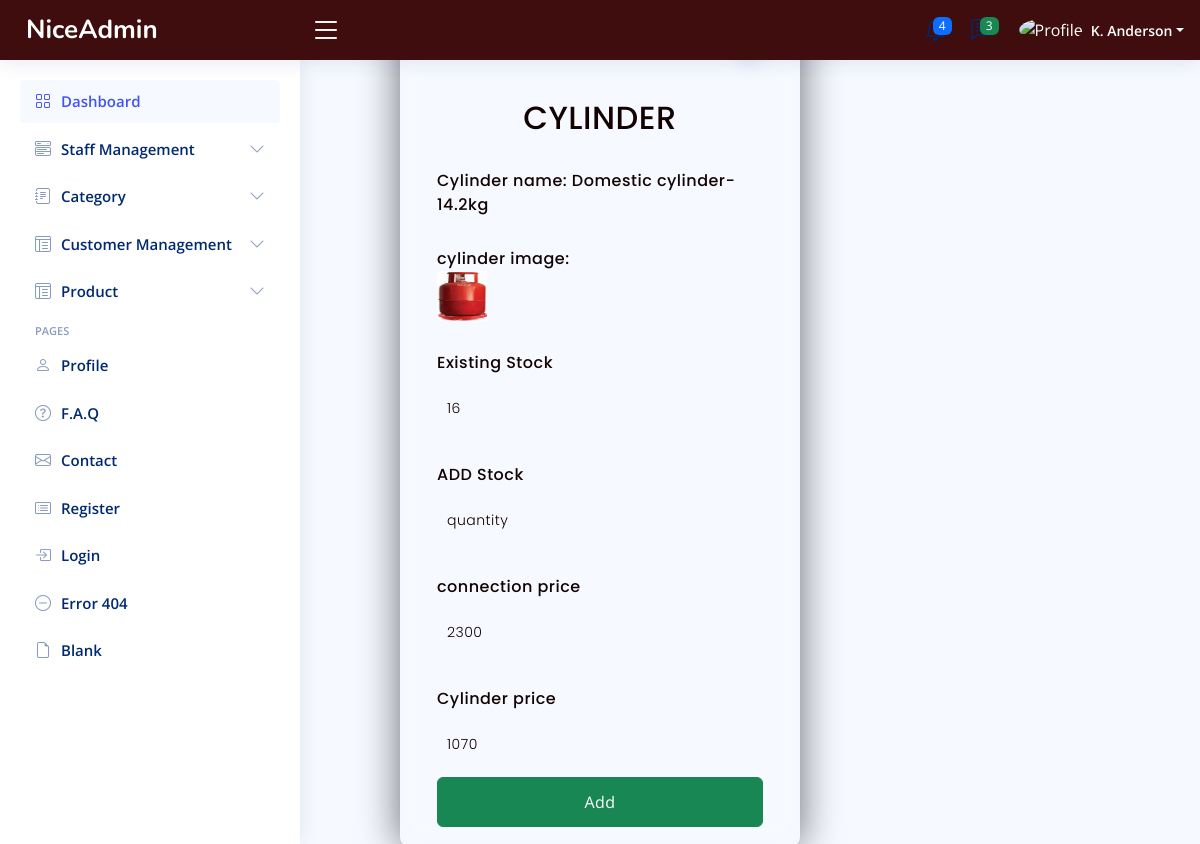
Screenshot of /stock1.php with the database file from the repository.
### tables this page shows
CREATE TABLE `cylinder` (
  `cylinderid` int(50) NOT NULL,
  `cylinder_name` varchar(255) NOT NULL,
  `quantity` int(11) NOT NULL,
  `date` timestamp NOT NULL DEFAULT current_timestamp() ON UPDATE current_timestamp(),
  `image` varchar(255) NOT NULL,
  `c_price` int(11) NOT NULL,
  `conn_amount` int(11) NOT NULL
);

### stock1.php (the view, shortened to what this page needs)
<?php include_once('connection.php');?>
<!DOCTYPE html>
<html lang="en">
<head>
  <link href="vendor/bootstrap/css/bootstrap.min.css" rel="stylesheet">
  <link href="vendor/bootstrap-icons/bootstrap-icons.css" rel="stylesheet">
  <link href="vendor/boxicons/css/boxicons.min.css" rel="stylesheet">
  <link href="vendor/quill/quill.snow.css" rel="stylesheet">
  <link href="vendor/quill/quill.bubble.css" rel="stylesheet">
  <link href="vendor/remixicon/remixicon.css" rel="stylesheet">
  <link href="vendor/simple-datatables/style.css" rel="stylesheet">
  <link href="CSS/admin2.css" rel="stylesheet">
</head>
<body>
  <header id="header" class="header fixed-top d-flex align-items-center">
    <div class="d-flex align-items-center justify-content-between">
      <a href="index.html" class="logo d-flex align-items-center">
        <span class="d-none d-lg-block">NiceAdmin</span>
      </a>
      <i class="bi bi-list toggle-sidebar-btn"></i>
    </div>
    <nav class="header-nav ms-auto">
      <ul class="d-flex align-items-center">
        <li class="nav-item dropdown">
          <a class="nav-link nav-icon" href="#" data-bs-toggle="dropdown">
            <span class="badge bg-primary badge-number">4</span>
          </a>
        </li>
        <li class="nav-item dropdown">
          <a class="nav-link nav-icon" href="#" data-bs-toggle="dropdown">
            <span class="badge bg-success badge-number">3</span>
          </a>
        </li>
        <li class="nav-item dropdown pe-3">
          <a class="nav-link nav-profile d-flex align-items-center pe-0" href="#" data-bs-toggle="dropdown">
            <img src="assets/img/profile-img.jpg" alt="Profile" class="rounded-circle">
            <span class="d-none d-md-block dropdown-toggle ps-2">K. Anderson</span>
          </a>
        </li>
      </ul>
    </nav>
  </header>
  <aside id="sidebar" class="sidebar">
    <ul class="sidebar-nav" id="sidebar-nav">
      <li class="nav-item">
        <a class="nav-link " href="index.html">
          <i class="bi bi-grid"></i>
          <span>Dashboard</span>
        </a>
      </li>
      <li class="nav-item">
        <a class="nav-link collapsed" data-bs-target="#components-nav" data-bs-toggle="collapse" href="#">
          <i class="bi bi-menu-button-wide"></i><span>Staff Management</span><i class="bi bi-chevron-down ms-auto"></i>
        </a>
      </li>
      <li class="nav-item">
        <a class="nav-link collapsed" data-bs-target="#forms-nav" data-bs-toggle="collapse" href="#">
          <i class="bi bi-journal-text"></i><span>Category</span><i class="bi bi-chevron-down ms-auto"></i>
        </a>
      </li>
      <li class="nav-item">
        <a class="nav-link collapsed" data-bs-target="#tables-nav" data-bs-toggle="collapse" href="#">
          <i class="bi bi-layout-text-window-reverse"></i><span>Customer Management</span><i class="bi bi-chevron-down ms-auto"></i>
        </a>
      </li>
      <li class="nav-item">
        <a class="nav-link collapsed" data-bs-target="#tables-nav" data-bs-toggle="collapse" href="#">
          <i class="bi bi-layout-text-window-reverse"></i><span>Product</span><i class="bi bi-chevron-down ms-auto"></i>
        </a>
      </li>
      <li class="nav-heading">Pages</li>
      <li class="nav-item">
        <a class="nav-link collapsed" href="users-profile.html">
          <i class="bi bi-person"></i>
          <span>Profile</span>
        </a>
      </li>
      <li class="nav-item">
        <a class="nav-link collapsed" href="pages-faq.html">
          <i class="bi bi-question-circle"></i>
          <span>F.A.Q</span>
        </a>
      </li>
      <li class="nav-item">
        <a class="nav-link collapsed" href="pages-contact.html">
          <i class="bi bi-envelope"></i>
          <span>Contact</span>
        </a>
      </li>
      <li class="nav-item">
        <a class="nav-link collapsed" href="pages-register.html">
          <i class="bi bi-card-list"></i>
          <span>Register</span>
        </a>
      </li>
      <li class="nav-item">
        <a class="nav-link collapsed" href="pages-login.html">
          <i class="bi bi-box-arrow-in-right"></i>
          <span>Login</span>
        </a>
      </li>
      <li class="nav-item">
        <a class="nav-link collapsed" href="pages-error-404.html">
          <i class="bi bi-dash-circle"></i>
          <span>Error 404</span>
        </a>
      </li>
      <li class="nav-item">
        <a class="nav-link collapsed" href="pages-blank.html">
          <i class="bi bi-file-earmark"></i>
          <span>Blank</span>
        </a>
      </li>
    </ul>
  </aside>
  <body>
    <div class="background">
        <div class="shape"></div>
        <div class="shape"></div>
      <?php
        $sql = "SELECT * FROM cylinder";
$result = mysqli_query($conn, $sql);
if ($result) {
  while ($row = mysqli_fetch_array($result)) {
      $cylinderName = $row['cylinder_name'];
      $imageFilename = $row['image'];
      $quantity=$row['quantity'];
      $c_price=$row['c_price'];
      $conn_amount=$row['conn_amount'];
  }
} else {
  echo "Error: " . mysqli_error($conn);
}
?>
    <form method="POST" action="stock1.php">
      <br><br>
        <h3>CYLINDER </h3>
        <label for="cat_img">Cylinder name: <?php echo $cylinderName;?></label>
        <label for="product_image">cylinder image:</label><?php
        echo '<img src="./uploads/' . $imageFilename . '" style="width:50px;height:50px">';?>
        <label for="cat_img">Existing Stock</label>
        <input type="" placeholder="quantity" name="" id="quantity" value="<?php echo $quantity;?>">
        <label for="cat_img">ADD Stock</label>
        <input type="number" placeholder="quantity" name="quantity" id="quantity">
        <label for="cat_img"> connection price</label>
        <input type="number" placeholder="price" name="conn_amount" id="quantity" value="<?php echo $conn_amount;?>">
        <label for="cat_img"> Cylinder price</label>
        <input type="number" placeholder="" name="c_price" id="quantity" value="<?php echo $c_price;?>">
       <input type="submit"  class="btn btn-success"name="Add" id = "Add" value="Add">
    </form></div></div></div>
</body>
  <footer id="footer" class="footer">
    <div class="copyright">
    </div>
    <div class="credits">
    </div>
  </footer>
</body>
</html>

### CSS/admin2.css (style rules this page uses)
:root { scroll-behavior: smooth; }
body { font-family: "Open Sans", sans-serif; background: #f6f9ff; color: #444444; }
a { color: #4154f1; text-decoration: none; }
h1, h2, h3, h4, h5, h6 { font-family: "Nunito", sans-serif; }
.logo { line-height: 1; }
@media (min-width: 1200px) { .logo { width: 280px; } }
.logo span { font-size: 26px; font-weight: 700; color: #ffffff; font-family: "Nunito", sans-serif; }
.header { transition: all 0.5s; z-index: 997; height: 60px; box-shadow: 0px 2px 20px rgba(1, 41, 112, 0.1); background-color: #3f0d0d; padding-left: 20px; }
.header .toggle-sidebar-btn { font-size: 32px; padding-left: 10px; cursor: pointer; color: #ffffff; }
.header-nav ul { list-style: none; }
.header-nav>ul { margin: 0; padding: 0; }
.header-nav .nav-icon { font-size: 22px; color: #012970; margin-right: 25px; position: relative; }
.header-nav .nav-profile { color: #ffffff; }
.header-nav .nav-profile img { max-height: 36px; }
.header-nav .nav-profile span { font-size: 14px; font-weight: 600; }
.header-nav .badge-number { position: absolute; inset: -2px -5px auto auto; font-weight: normal; font-size: 12px; padding: 3px 6px; }
.sidebar { position: fixed; top: 60px; left: 0; bottom: 0; width: 300px; z-index: 996; transition: all 0.3s; padding: 20px; overflow-y: auto; scrollbar-width: thin; scrollbar-color: #aab7cf transparent; box-shadow: 0px 0px 20px rgba(1, 41, 112, 0.1); background-color: #fff; }
@media (min-width: 1200px) { #main, #footer { margin-left: 300px; } }
.sidebar-nav { padding: 0; margin: 0; list-style: none; }
.sidebar-nav li { padding: 0; margin: 0; list-style: none; }
.sidebar-nav .nav-item { margin-bottom: 5px; }
.sidebar-nav .nav-heading { font-size: 11px; text-transform: uppercase; color: #899bbd; font-weight: 600; margin: 10px 0 5px 15px; }
.sidebar-nav .nav-link { display: flex; align-items: center; font-size: 15px; font-weight: 600; color: #4154f1; transition: 0.3; background: #f6f9ff; padding: 10px 15px; border-radius: 4px; }
.sidebar-nav .nav-link i { font-size: 16px; margin-right: 10px; color: #4154f1; }
.sidebar-nav .nav-link.collapsed { color: #012970; background: #fff; }
.sidebar-nav .nav-link.collapsed i { color: #899bbd; }
.sidebar-nav .nav-link .bi-chevron-down { margin-right: 0; transition: transform 0.2s ease-in-out; }
.footer { padding: 20px 0; font-size: 14px; transition: all 0.3s; border-top: 1px solid #cddfff; }
.footer .copyright { text-align: center; color: #012970; }
.footer .credits { padding-top: 5px; text-align: center; font-size: 13px; color: #012970; }

### stock1.php (style rules this page uses)
*, *:before, *:after { padding: 0; margin: 0; box-sizing: border-box; }
body { background-image: url('images/.jpg'); background-repeat: no-repeat; background-attachment: fixed; background-size: 100% 100%; }
.background { width: 430px; height: 520px; position: absolute; transform: translate(-50%,-50%); left: 50%; top: 50%; }
.background .shape { height: 200px; width: 200px; position: absolute; border-radius: 50%; }
form { height: 850px; width: 400px; background: transparent; position: absolute; transform: translate(-50%,-50%); top: 50%; left: 50%; border-radius: 10px; backdrop-filter: blur(10px); border: 2px solid rgba(255,255,255,0.1); box-shadow: 0 0 40px rgba(8,7,16,0.6); padding: 50px 35px; }
form * { font-family: 'Poppins',sans-serif; color: #130202; letter-spacing: 0.5px; outline: none; border: none; }
form h3 { font-size: 32px; font-weight: 500; line-height: 42px; text-align: center; }
label { display: block; margin-top: 30px; font-size: 16px; font-weight: 500; }
input { display: block; height: 50px; width: 100%; background-color: rgba(255,255,255,0.07); border-radius: 3px; padding: 0 10px; margin-top: 8px; font-size: 14px; font-weight: 300; }
::placeholder { color: #110101; }

### rows the page displays
cylinder: cylinder_name "Domestic cylinder-14.2kg", image (picture), quantity "16", conn_amount "2300", c_price "1070"
